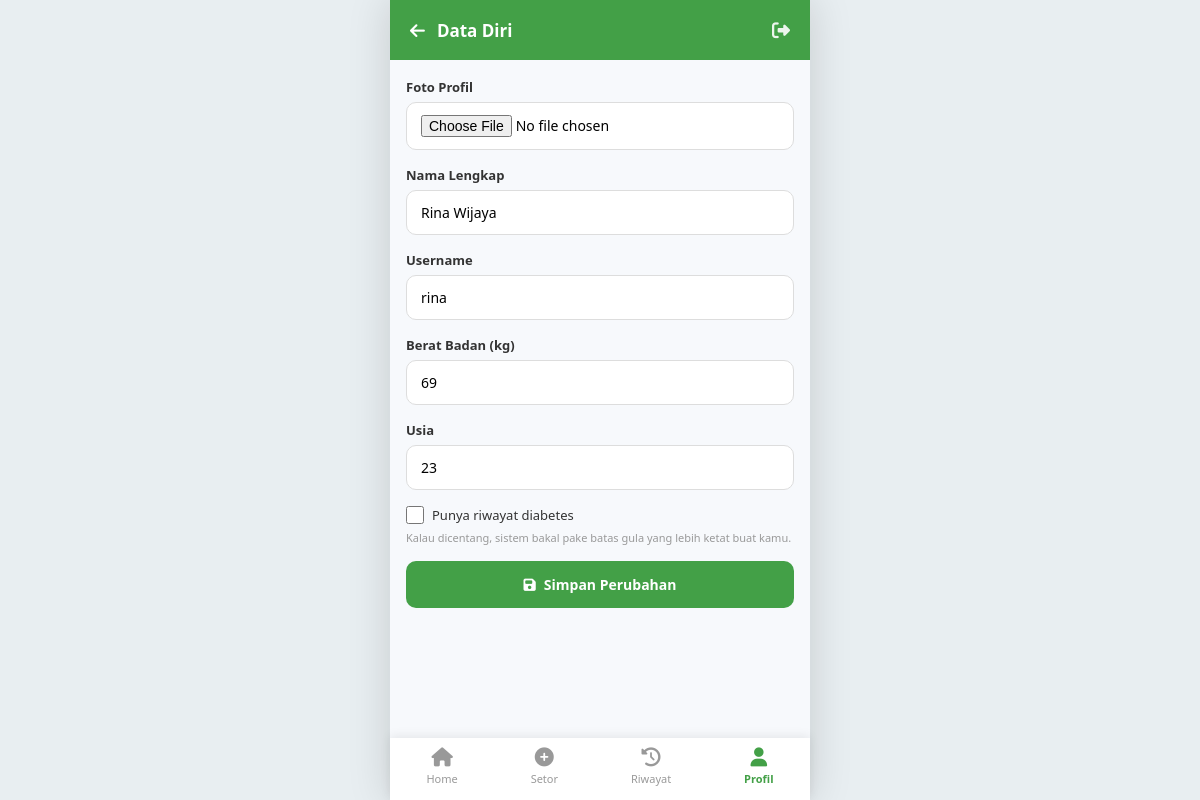
/user/profil-data.php (signed in), run on the app's committed database.
### tables this page shows
CREATE TABLE `users` (
  `id` int(11) NOT NULL,
  `nama` varchar(100) NOT NULL,
  `username` varchar(50) NOT NULL,
  `email` varchar(100) DEFAULT NULL,
  `password` varchar(255) NOT NULL,
  `role` enum('admin','user') NOT NULL DEFAULT 'user',
  `foto_profil` varchar(255) DEFAULT NULL,
  `berat_badan` int(11) DEFAULT NULL,
  `usia` int(11) DEFAULT NULL,
  `riwayat_diabetes` tinyint(1) DEFAULT 0,
  `created_at` timestamp NOT NULL DEFAULT current_timestamp()
);

### user/profil-data.php (the view, shortened to what this page needs)
<?php
require_once 'includes/header.php';
$user_id = $_SESSION['user_id'];
$user_data = $koneksi->query("SELECT * FROM users WHERE id = $user_id")->fetch_assoc();
?>
<form method="POST" action="profil-data.php" enctype="multipart/form-data" class="form-mobile">
    <div class="form-group">
        <label>Foto Profil</label>
        <input type="file" name="foto_profil" accept=".jpg,.jpeg,.png,.webp">
    </div>
    <div class="form-group">
        <label>Nama Lengkap</label>
        <input type="text" name="nama" value="<?= htmlspecialchars($user_data['nama']) ?>" required>
    </div>
    <div class="form-group">
        <label>Username</label>
        <input type="text" name="username" value="<?= htmlspecialchars($user_data['username']) ?>" required>
    </div>
    <div class="form-group">
        <label>Berat Badan (kg)</label>
        <input type="number" name="berat_badan" value="<?= $user_data['berat_badan'] ?? '' ?>" placeholder="Misal: 60">
    </div>
    <div class="form-group">
        <label>Usia</label>
        <input type="number" name="usia" value="<?= $user_data['usia'] ?? '' ?>" placeholder="Misal: 22">
    </div>
    <div class="form-group form-check-mobile">
        <label>
            <input type="checkbox" name="riwayat_diabetes" <?= $user_data['riwayat_diabetes'] ? 'checked' : '' ?>>
            <span>Punya riwayat diabetes</span>
        </label>
        <p class="hint-text">Kalau dicentang, sistem bakal pake batas gula yang lebih ketat buat kamu.</p>
    </div>
    <button type="submit" class="btn-primary-full">
        <i class="fa-solid fa-floppy-disk"></i> Simpan Perubahan
    </button>
</form>
<?php require_once 'includes/footer.php'; ?>

### assets/user.css (style rules this page uses)
* { margin: 0; padding: 0; box-sizing: border-box; font-family: 'Segoe UI', Tahoma, sans-serif; }
body { background: #e8eef1; min-height: 100vh; display: flex; justify-content: center; }
.form-mobile .form-group { margin-bottom: 16px; }
.form-mobile label { display: block; font-size: 13px; font-weight: 600; color: #333; margin-bottom: 6px; }
.form-mobile input, .form-mobile select { width: 100%; padding: 12px 14px; border: 1.5px solid #ddd; border-radius: 10px; font-size: 14px; background: #fff; }
.form-check-mobile label { display: flex; align-items: center; gap: 8px; font-weight: 500; cursor: pointer; }
.form-check-mobile input[type="checkbox"] { width: 18px; height: 18px; margin: 0; flex-shrink: 0; cursor: pointer; }
.hint-text { font-size: 11px; color: #999; margin-top: 6px; }
.btn-primary-full { width: 100%; padding: 14px; background: #43a047; color: #fff; border: none; border-radius: 10px; font-size: 14px; font-weight: 600; cursor: pointer; display: flex; align-items: center; justify-content: center; gap: 8px; }

### data on the page
users: nama "Rina Wijaya", username "rina", berat_badan "69", usia "23"

### other printed values
$page_title "Data Diri"
